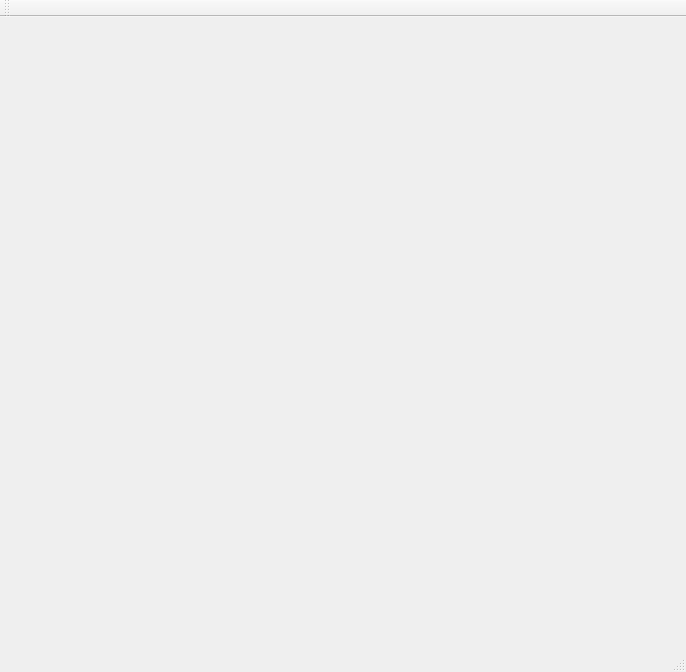
<?xml version="1.0" encoding="UTF-8"?>
<ui version="4.0">
 <class>MainWindow</class>
 <widget class="QMainWindow" name="MainWindow">
  <property name="geometry">
   <rect>
    <x>0</x>
    <y>0</y>
    <width>686</width>
    <height>672</height>
   </rect>
  </property>
  <property name="windowTitle">
   <string>MainWindow</string>
  </property>
  <widget class="QWidget" name="centralWidget">
   <widget class="QGLESWIDGET" name="widget" native="true">
    <property name="geometry">
     <rect>
      <x>10</x>
      <y>10</y>
      <width>600</width>
      <height>600</height>
     </rect>
    </property>
   </widget>
  </widget>
  <widget class="QMenuBar" name="menuBar">
   <property name="geometry">
    <rect>
     <x>0</x>
     <y>0</y>
     <width>686</width>
     <height>25</height>
    </rect>
   </property>
  </widget>
  <widget class="QToolBar" name="mainToolBar">
   <attribute name="toolBarArea">
    <enum>TopToolBarArea</enum>
   </attribute>
   <attribute name="toolBarBreak">
    <bool>false</bool>
   </attribute>
  </widget>
  <widget class="QStatusBar" name="statusBar"/>
 </widget>
 <layoutdefault spacing="6" margin="11"/>
 <customwidgets>
  <customwidget>
   <class>QGLESWIDGET</class>
   <extends>QWidget</extends>
   <header>qgleswidget.h</header>
   <container>1</container>
  </customwidget>
 </customwidgets>
 <resources/>
 <connections/>
</ui>
